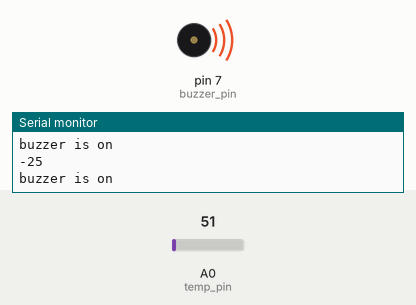
Recording of a sketch running on a simulated Arduino Uno, built with avr-gcc and run on an emulated ATmega328P. On the bench: buzzer (waves = sounding), the last lines printed to the serial monitor. The test bench sets the inputs (shaded band); at power-on: A0 (temp_pin) = 51.

Above: at 1.2 s.
1.3 s: A0 (temp_pin) set to 115
2.8 s: A0 (temp_pin) set to 135
At 3.7 s:
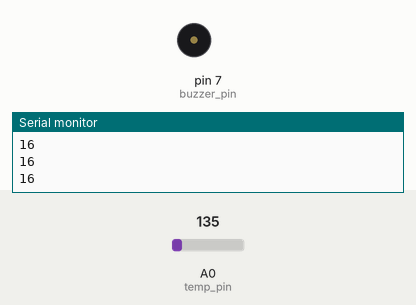
4.3 s: A0 (temp_pin) set to 71
At 5.6 s:
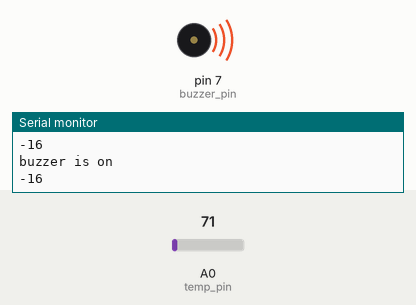
5.9 s: A0 (temp_pin) set to 163
Timing chart, 0 to 8.4 s (numbered marks = the images above; inputs shaded):
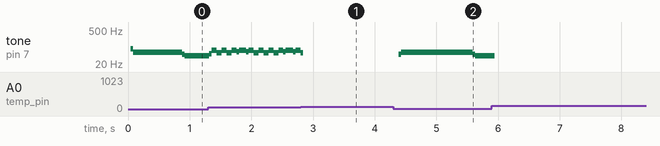

Measured:
- the behaviour switches between 124 and 125 on A0 (temp_pin) (found by bisection; images 0 and 1)
- after the input at 4.3 s, tone on pin 7 (buzzer_pin): silent → 51 Hz after 0.09 s, → 60 Hz 0.04 s later, → 51 Hz 1.2 s later, → 44 Hz 0.04 s later

The sketch:

Temperature_sensor.ino
```cpp
// C++ code
//
int temp_pin=A0;
int buzzer_pin=7;
void setup()
{
  Serial.begin(9600);
  pinMode(buzzer_pin,OUTPUT);
}

void loop()
{
  int temp=temperature();
  Serial.println(temp);
  if(temp>=100 || temp<=10){
    digitalWrite(buzzer_pin,HIGH);
    Serial.println("buzzer is on");
  }
   digitalWrite(buzzer_pin,LOW);
}
int temperature (){
  int t=analogRead(temp_pin);
  return map(t,20,358,-40,125);
}
```
